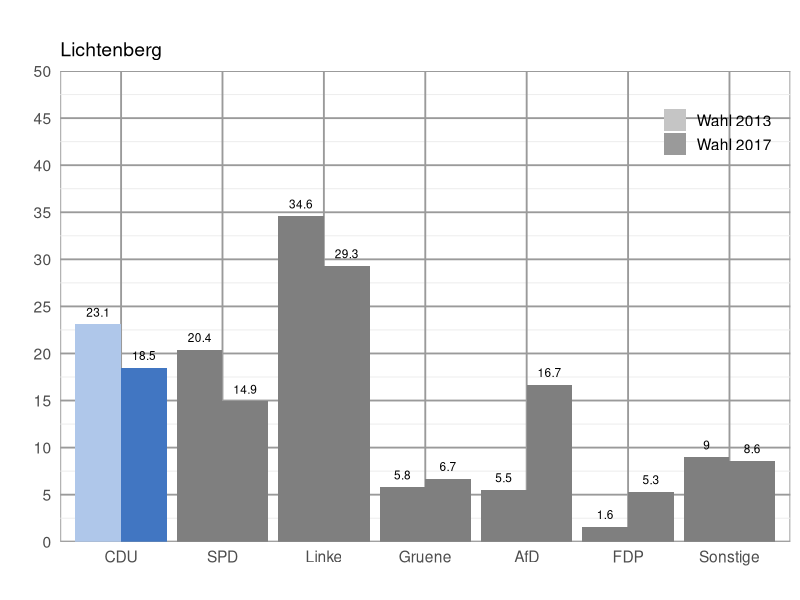

Source code (R):
# libraries
require(dplyr)
require(ggplot2)
# current directory with required data
setwd("/Users/Jonas/Desktop/DataScience_BTW")

## import file
# dec="," so that comma seperated values are converted to decimal values
read.csv(file = "Zweitstimme_2017_2013.csv", sep = ";", dec=",") -> zweitstimme

## select "Wahlkreis == Mitte", save as new table "mitte"
# %>% ist eine chain, um Befehle von dplyr zu verbinden
zweitstimme %>% filter(Wahlkreis == "Lichtenberg") -> lichtenberg

# open up a blank image that we want to save our chart in
png(filename = "86.png",
	width = 6,
	height = 4,
	units = "in",
	res = 200,
	# background is supposed to be transparent
	bg = "transparent")

## make combined dark and light color palette
# order: Afd, CDU, FDP, Gruene, Linke, Sonstige, SPD, Legende/Jahr
cols_dark <- c("#4176c2", "#000000", "#ffcc00", "#78bc1b", "#bd3075", "#707173", "#d71f1d", "#898989")
cols_light <- c("#afc7ea", "#7e7e7e", "#ffeda3", "#d4efaf", "#e293ba", "#cccccc", "#eb807f", "#B7B7B7")
colors <- c(rbind(cols_dark, cols_light))

## add a column that has a smaller number for the larger year and a larger number for the smaller year
# 10000-2017 = 7983 and 10000-2013 = 7987
# second row of table is now: CDU 2017     18.6  7983
# third row of table is now : CDU 2013     22.6  7987
table <- mutate(lichtenberg, order = 10000 - Jahr)

## reorder levels so they are in the order in which they are in the table
# factors are variables in R which take on a limited number of different values
# factors are stored as a vector of int values with a corresponding set of values to use when the factor is displayed
# to change the order in which the levels will be displayed the levels= argugment can be given a vector of the variable in desired order
table$Partei <- factor(table$Partei, levels = unique(table$Partei))


## the trick is to fill by a factor that combines the party name and the order (10000 - year)
# aes sets the genereal aesthetics of the bar
# fill= sets how the bars are colored; scale_file_manual specifies
ggplot(table, aes(x=Partei, group=Jahr, y=Ergebnis, fill=factor(paste0(Partei,order)))) + 
  geom_col(position="dodge") +
  scale_fill_manual(values = colors,
                    breaks = paste0(table$Partei[1], 10000-c(2017, 2013)),
                    labels = c("Wahl 2013", "Wahl 2017"),
                    name = "") +
  # "Wahlkreis" as title of bar chart
  ggtitle("", table$Wahlkreis) +
  # get rid of "Partei" as label for x axis
  xlab("") +
  # get rid of "Ergebnis" as label for y axis
  ylab("") +
  # breaks specificed by a numeric vector of positions in order to have 5 steps intervalls
  scale_y_continuous(limits = c(0, 50), expand = c(0, 0), breaks = c(0, 5, 10, 15, 20, 25, 30, 35, 40, 45, 50)) +
  # geom_text puts the election values on top of each bar
  # hjust = left or right relationg bar, vjust = height over bar
  # size = 3 is size of font
  geom_text(aes(label = table$Ergebnis, angle=0,hjust=0.5), size=3, position=position_dodge(width=0.9), vjust=-0.85) +
  # override the fill aes to get gray colors in the legend
  guides(fill = guide_legend(override.aes = list(fill = c("#C5C5C5", "#9A9A9A")))) +
  # standard theme: theme_minimal; 14 defines font size
  theme_minimal(14) +
  #sets the position of the legend by a numeric vector c(x,y) with x and y as coordinates  
  theme(legend.position = c(0.9, 0.9), rect = element_rect(fill = "transparent"),  
  		# frame of diagramm
  		panel.background = element_rect(colour = "#9A9A9A"),
  		panel.grid.minor = element_line(NULL),
  		# grid of diagram
   		panel.grid.major = element_line(colour = "#9A9A9A"),
   		panel.ontop = FALSE)
 
# save our image
dev.off()

